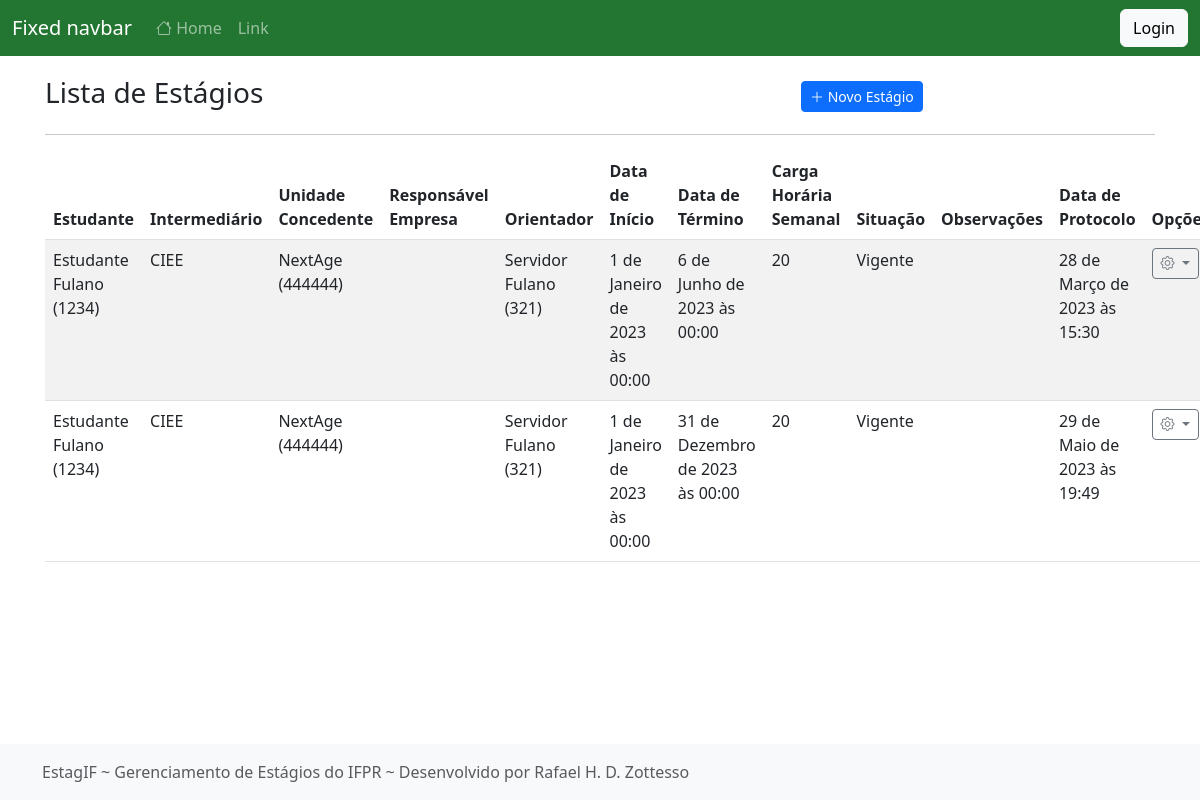
Page /listar/estagio/ on the earlier database version.
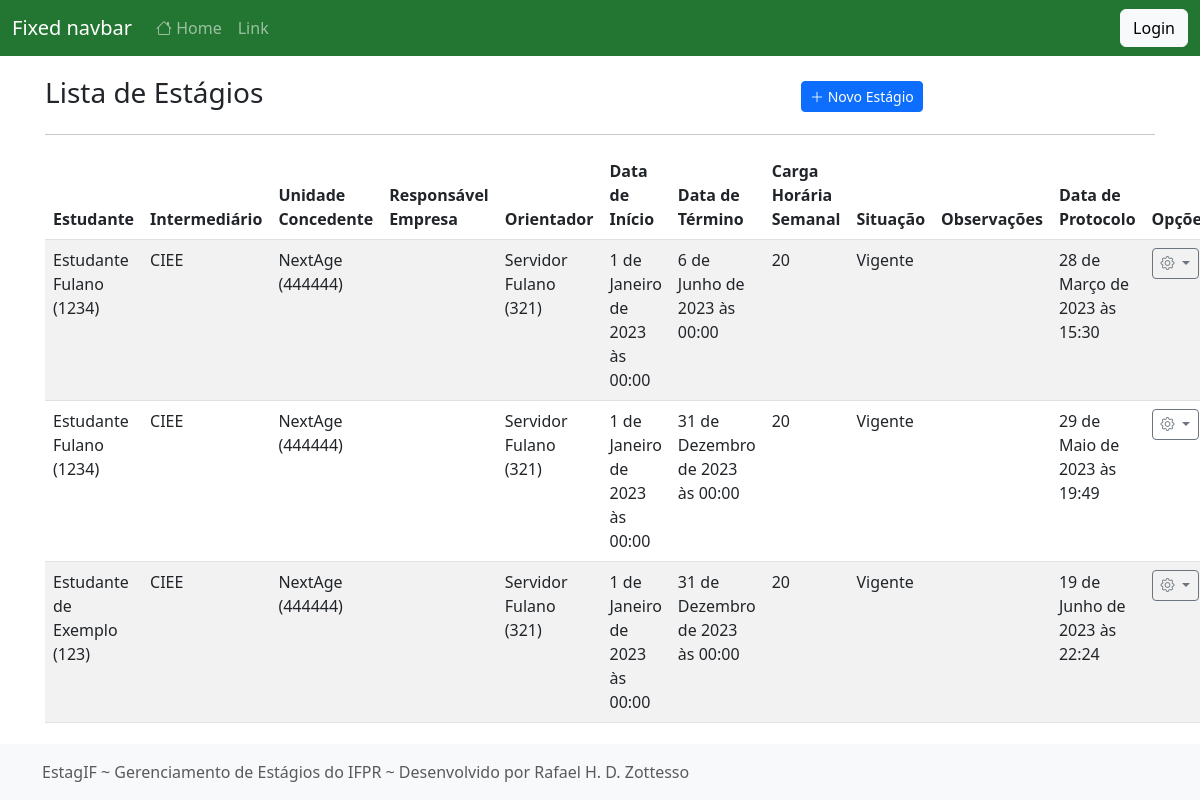
Same page on the later database version.
### cadastros/models.py (models this page shows, shortened)
class Estagio(models.Model):
    estudante = models.ForeignKey(Estudante, on_delete=models.PROTECT)
    intermediario = models.ForeignKey(Intermediario, on_delete=models.PROTECT, verbose_name="intermediário")
    unidade_concedente = models.ForeignKey(UnidadeConcedente, on_delete=models.PROTECT)
    responssvel_empresa = models.ForeignKey(Responsavel, on_delete=models.PROTECT, verbose_name="responsável na empresa")
    orientador = models.ForeignKey(Servidor, on_delete=models.PROTECT)
    data_inicio = models.DateTimeField(verbose_name="data de início")
    data_termino = models.DateTimeField(verbose_name="data de término", null=True)
    ch_semanal = models.IntegerField(verbose_name="carga horária semanal")
    situacao = models.ForeignKey(Situacao, on_delete=models.PROTECT, verbose_name="situação")
    observacoes = models.TextField(blank=True, null=True, verbose_name="observações")
    data_protocolo = models.DateTimeField(auto_now_add=True)
    atualizado_em = models.DateTimeField(auto_now=True)
    cadastrado_em = models.DateTimeField(auto_now_add=True)
    cadastrado_por = models.ForeignKey(User, on_delete=models.PROTECT)
    class Meta:
        verbose_name = "Estágio"
        ordering = ['-data_inicio']

class Estudante(models.Model):
    nome = models.CharField(max_length=50)
    cpf = models.CharField(max_length=14, verbose_name="CPF", unique=True)
    data_nascimento = models.DateField()
    telefone = models.CharField(max_length=15)
    email = models.EmailField(max_length=100)
    matricula = models.CharField(max_length=15, verbose_name="matrícula")
    curso = models.ForeignKey(Curso, on_delete=models.PROTECT)
    campus = models.ForeignKey(Campus, on_delete=models.PROTECT)
    usuario = models.OneToOneField(User, on_delete=models.CASCADE)
    atualizado_em = models.DateTimeField(auto_now=True)
    cadastrado_em = models.DateTimeField(auto_now_add=True)
    def __str__(self):
        return f"{self.nome} ({self.matricula})"

class Intermediario(models.Model):
    nome = models.CharField(max_length=50)
    atualizado_em = models.DateTimeField(auto_now=True)
    cadastrado_em = models.DateTimeField(auto_now_add=True)
    def __str__(self):
        return f"{self.nome}"
    class Meta:
        verbose_name = "Intermediário"

class UnidadeConcedente(models.Model):
    nome = models.CharField(max_length=50)
    email = models.EmailField(max_length=100)
    telefone = models.CharField(max_length=15)
    documento = models.CharField(max_length=18, help_text="Preencha com o CNPJ ou CPF (caso pessoa física)")
    atualizado_em = models.DateTimeField(auto_now=True)
    cadastrado_em = models.DateTimeField(auto_now_add=True)
    def __str__(self):
        return f"{self.nome} ({self.documento})"
    class Meta:
        verbose_name_plural = "Unidades Concedentes"

class Servidor(models.Model):
    nome = models.CharField(max_length=50)
    cpf = models.CharField(max_length=14, verbose_name="CPF", unique=True)
    data_nascimento = models.DateField()
    telefone = models.CharField(max_length=15)
    email = models.EmailField(max_length=100)
    siape = models.CharField(max_length=15, verbose_name="SIAPE")
    campus = models.ForeignKey(Campus, on_delete=models.PROTECT)
    usuario = models.OneToOneField(User, on_delete=models.CASCADE)
    atualizado_em = models.DateTimeField(auto_now=True)
    cadastrado_em = models.DateTimeField(auto_now_add=True)
    def __str__(self):
        return f"{self.nome} ({self.siape})"
    class Meta:
        verbose_name_plural = "Servidores"

class Situacao(models.Model):
    nome = models.CharField(max_length=50)
    atualizado_em = models.DateTimeField(auto_now=True)
    cadastrado_em = models.DateTimeField(auto_now_add=True)
    def __str__(self):
        return f"{self.nome}"
    class Meta:
        verbose_name = "Situação"
        verbose_name_plural = "Situações"

### cadastros/views.py (the view)
# urls.py: path("listar/estagio/", EstagioList.as_view(), name="listar-estagio"),
class EstagioList(GroupRequiredMixin, ListView):
    model = Estagio
    template_name = "cadastros/list/estagio.html"
    group_required = ["Administrador"]
    paginate_by = 50
    def get_queryset(self):
        return Estagio.objects.all().select_related(
            "estudante",
            "intermediario",
            "unidade_concedente",
            "responssvel_empresa",
            "orientador",
            "situacao",
        )

### cadastros/templates/cadastros/list/estagio.html (shortened to what this page needs)
{% extends 'paginas/modelo.html' %}
{% load static %}
{% block conteudo %}
<div class="row justify-content-center align-items-center mt-3">
    <div class="col-md-8">
        <h3 class="">Lista de Estágios</h3>
    </div>
    <div class="col-md">
        <a href="{% url 'cadastrar-estagio' %}" class="btn btn-primary btn-sm">
            <i class="bi bi-plus-lg"></i>
            Novo Estágio
        </a>
    </div>
</div>
<hr>
<div class="table-responsive-lg">
    <table class="table table-striped">
        <thead>
            <tr>
                <th>Estudante</th>
                <th>Intermediário</th>
                <th>Unidade Concedente</th>
                <th>Responsável Empresa</th>
                <th>Orientador</th>
                <th>Data de Início</th>
                <th>Data de Término</th>
                <th>Carga Horária Semanal</th>
                <th>Situação</th>
                <th>Observações</th>
                <th>Data de Protocolo</th>
                <th>Opções</th>
            </tr>
        </thead>
        <tbody>
            {% for obj in object_list %}
            <tr class="">
                <td>{{ obj.estudante }}</td>
                <td>{{ obj.intermediario }}</td>
                <td>{{ obj.unidade_concedente }}</td>
                <td>{{ obj.responsavel_empresa }}</td>
                <td>{{ obj.orientador }}</td>
                <td>{{ obj.data_inicio }}</td>
                <td>{{ obj.data_termino }}</td>
                <td>{{ obj.ch_semanal }}</td>
                <td>{{ obj.situacao }}</td>
                <td>{{ obj.observacoes }}</td>
                <td>{{ obj.data_protocolo }}</td>
                <td>
                    <div class="dropdown">
                        <a class="btn btn-sm btn-outline-secondary dropdown-toggle" href="#" role="button" data-bs-toggle="dropdown" aria-expanded="false">
                            <i class="bi bi-gear"></i>
                        </a>
                    </div>
                </td>
            </tr>
            {% empty %}
            <tr>
                <th colspan="100%">Nenhum registro encontrado.</th>
            </tr>
            {% endfor %}
        </tbody>
    </table>
</div>
{% endblock %}

### paginas/templates/paginas/modelo.html (shortened to what this page needs)
{% load static %}
<!doctype html>
<html lang="pt-br" class="h-100">
<head>
    <link href="{% static 'css/bootstrap.min.css' %}" rel="stylesheet">
    <link href="{% static 'css/sticky-footer-navbar.css' %}" rel="stylesheet">
    <link href="{% static 'css/ifpr.css' %}" rel="stylesheet">
    <link rel="stylesheet" href="https://cdn.jsdelivr.net/npm/bootstrap-icons@1.10.3/font/bootstrap-icons.css">
</head>
<body class="d-flex flex-column h-100">
    {% block menu %}
    <header>
        <nav class="navbar navbar-expand-md navbar-dark fixed-top bg-verde-escuro">
            <div class="container-fluid">
                <a class="navbar-brand" href="#">Fixed navbar</a>
                <div class="collapse navbar-collapse" id="navbarCollapse">
                    <ul class="navbar-nav me-auto mb-2 mb-md-0">
                        <li class="nav-item">
                            <a class="nav-link" aria-current="page" href="{% url 'pagina-inicial' %}"><i class="bi bi-house"></i> Home</a>
                        </li>
                        <li class="nav-item">
                            <a class="nav-link" href="#">Link</a>
                        </li>
                    </ul>
                    {% if not request.user.is_authenticated %}
                    <a href="{% url 'login' %}" class="btn btn-light">
                        Login
                    </a>
                    {% endif %}
                </div>
            </div>
        </nav>
    </header>
    {% endblock %}
    <main class="flex-shrink-0">
        <div class="container">
            {% block conteudo %}{% endblock %}
        </div>
    </main>
    <footer class="footer mt-auto py-3 bg-light">
        <div class="container">
            <span class="text-muted">
                {% block rodape %}
                EstagIF
                ~
                Gerenciamento de Estágios do IFPR
                ~
                Desenvolvido por Rafael H. D. Zottesso</span>
                {% endblock %}
        </div>
    </footer>
</body>
</html>

### static/css/sticky-footer-navbar.css (style rules this page uses)
main>.container { padding: 60px 15px 0; }
.bi { vertical-align: -.125em; fill: currentColor; }

### static/css/ifpr.css (style rules this page uses)
:root { --amarelo-claro: hsl(44, 100%, 58%); --amarelo: hsl(44, 100%, 48%); --amarelo-escuro: hsl(44, 100%, 38%); --azul-claro: hsl(201, 100%, 41%); --azul: hsl(201, 100%, 31%); --azul-escuro: hsl(201, 100%, 21%); --cinza-claro: #F1F1F1; --cinza: #BDBDBD; --cinza-escuro: #525252; --verde-claro: hsl(130, 54%, 50%); --verde: hsl(130, 54%, 40%); --verde-escuro: hsl(130, 54%, 30%); --vermelho-claro: hsl(358, 78%, 55%); --vermelho: hsl(358, 78%, 45%); --vermelho-escuro: hsl(358, 78%, 35%) }
.bg-verde-escuro { background-color: var(--verde-escuro); color: #ffffff; }

### paginas/templates/paginas/modelo.html (style rules this page uses)
.bi { vertical-align: 0; }

Differences in the rows shown:
added Estagio: estudante "Estudante de Exemplo (123)", intermediario "CIEE", unidade_concedente "NextAge (444444)", orientador "Servidor Fulano (321)", data_inicio "1 de Janeiro de 2023 às 00:00", data_termino "31 de Dezembro de 2023 às 00:00", ch_semanal "20", situacao "Vigente", data_protocolo "19 de Junho de 2023 às 22:24"
